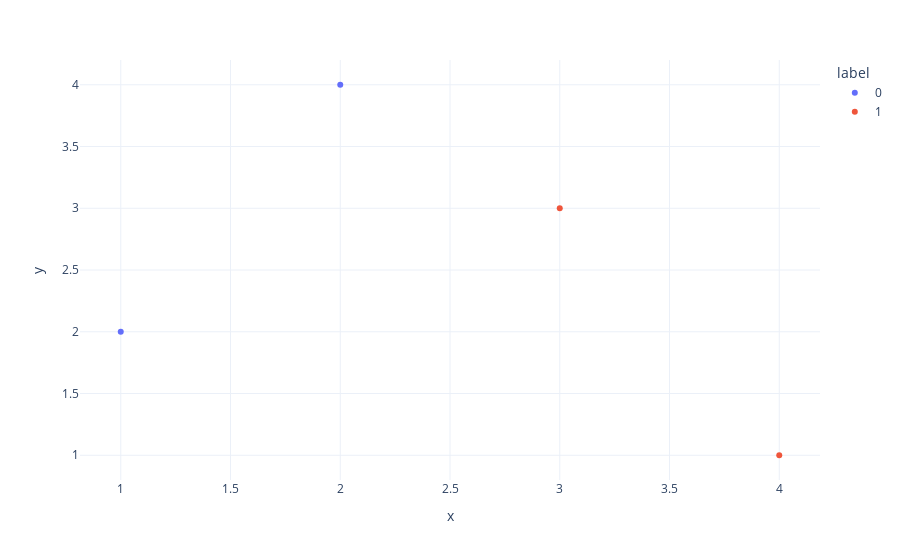

Notebook code for this chart:
### Code cell
import plotly.io as pio
import plotly.express as px


pio.templates.default = "plotly_white"
fig = px.scatter(df, x="x", y="y", color="label")

fig.show()

### Figure 1 — Plotly figure (JSON) as saved in the notebook; plotly's stock layout.template omitted (floating-point values rounded to 4 significant figures)
{"data": [{"hovertemplate": "label=0<br>x=%{x}<br>y=%{y}<extra></extra>", "legendgroup": "0", "marker": {"color": "#636efa", "symbol": "circle"}, "mode": "markers", "name": "0", "orientation": "v", "showlegend": true, "type": "scatter", "x": [1, 2], "xaxis": "x", "y": [2, 4], "yaxis": "y"}, {"hovertemplate": "label=1<br>x=%{x}<br>y=%{y}<extra></extra>", "legendgroup": "1", "marker": {"color": "#EF553B", "symbol": "circle"}, "mode": "markers", "name": "1", "orientation": "v", "showlegend": true, "type": "scatter", "x": [3, 4], "xaxis": "x", "y": [3, 1], "yaxis": "y"}], "layout": {"legend": {"title": {"text": "label"}, "tracegroupgap": 0}, "margin": {"t": 60}, "xaxis": {"anchor": "y", "domain": [0, 1], "title": {"text": "x"}}, "yaxis": {"anchor": "x", "domain": [0, 1], "title": {"text": "y"}}}}
